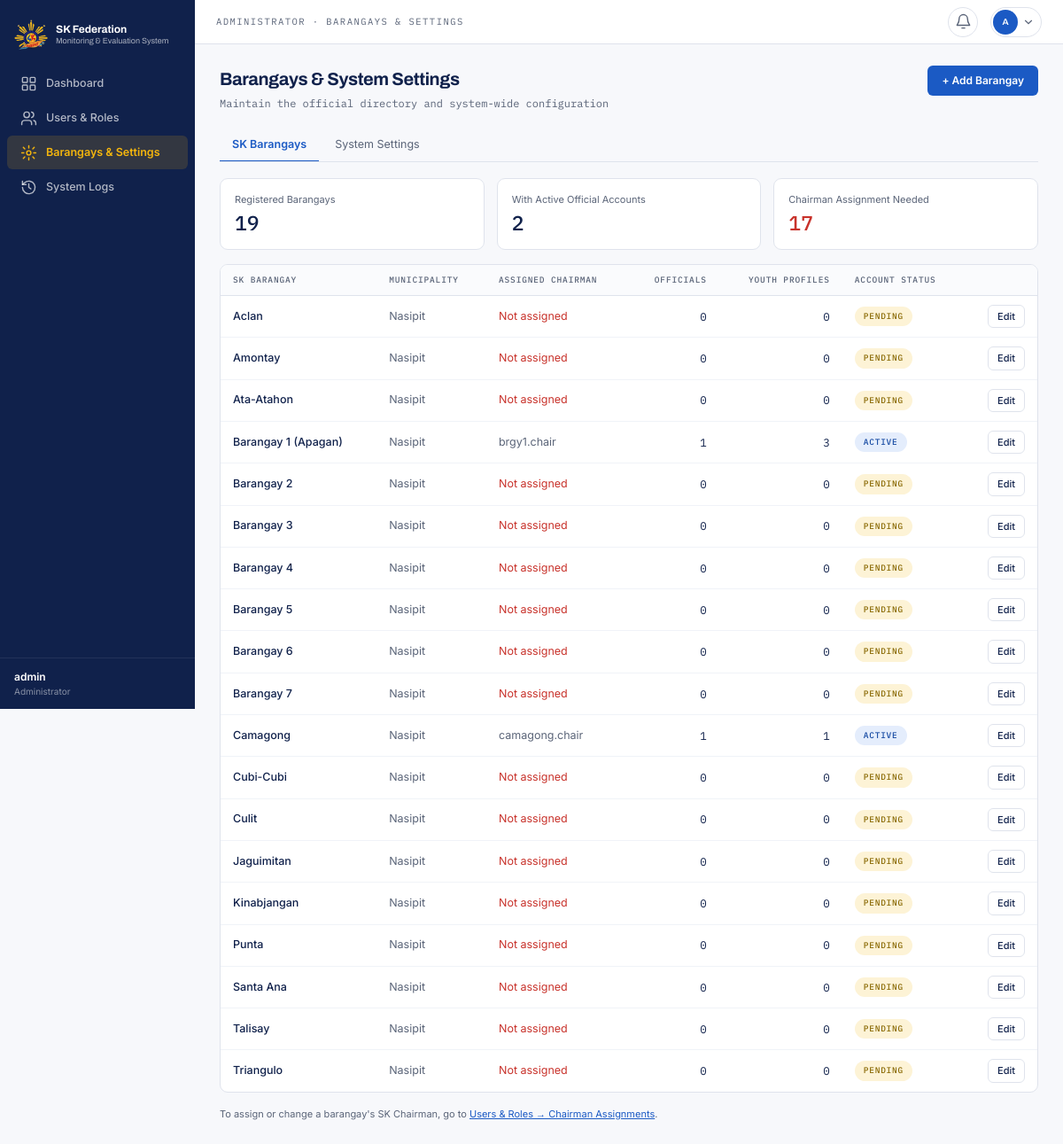
Screenshot of /admin/barangays.php (signed in) with the database file from the repository.
### tables this page shows
CREATE TABLE users (
  user_id              INT(11)      NOT NULL AUTO_INCREMENT,
  role_id              INT(11)      NOT NULL,
  barangay_id          INT(11)      DEFAULT NULL,
  verified_by          INT(11)      DEFAULT NULL,
  username             VARCHAR(50)  NOT NULL,
  email                VARCHAR(150) NOT NULL,
  password_hash        VARCHAR(255) NOT NULL,
  verification_status  VARCHAR(20)  NOT NULL DEFAULT 'pending',
  date_verified        DATETIME     DEFAULT NULL,
  rejection_reason     VARCHAR(255) DEFAULT NULL,
  is_active            TINYINT(1)   NOT NULL DEFAULT 1,
  last_login           DATETIME     DEFAULT NULL,
  date_created         DATETIME     NOT NULL DEFAULT CURRENT_TIMESTAMP,
  PRIMARY KEY (user_id),
  UNIQUE KEY uq_users_username (username),
  UNIQUE KEY uq_users_email (email),
  KEY fk_users_role (role_id),
  KEY fk_users_barangay (barangay_id),
  KEY fk_users_verifier (verified_by),
  CONSTRAINT fk_users_role     FOREIGN KEY (role_id)     REFERENCES roles (role_id),
  CONSTRAINT fk_users_barangay FOREIGN KEY (barangay_id) REFERENCES barangays (barangay_id),
  CONSTRAINT fk_users_verifier FOREIGN KEY (verified_by) REFERENCES users (user_id),
  CONSTRAINT chk_users_status  CHECK (verification_status IN ('pending','verified','rejected'))
);

CREATE TABLE barangays (
  barangay_id    INT(11)      NOT NULL AUTO_INCREMENT,
  barangay_name  VARCHAR(100) NOT NULL,
  municipality   VARCHAR(100) NOT NULL DEFAULT 'Nasipit',
  chairman_id    INT(11)      DEFAULT NULL,    
  PRIMARY KEY (barangay_id),
  UNIQUE KEY uq_barangay (barangay_name, municipality),
  KEY fk_barangay_chairman (chairman_id),
  CONSTRAINT fk_barangay_chairman FOREIGN KEY (chairman_id) REFERENCES users (user_id) ON DELETE SET NULL
);

### config/database.php (called while the page is built, shortened)
<?php
function db(): PDO
{
    static $pdo = null;
    if ($pdo === null) {
        $dsn = 'mysql:host=' . DB_HOST . ';port=' . DB_PORT . ';dbname=' . DB_NAME . ';charset=utf8mb4';
        try {
            $pdo = new PDO($dsn, DB_USER, DB_PASS, [
                PDO::ATTR_ERRMODE            => PDO::ERRMODE_EXCEPTION,
                PDO::ATTR_DEFAULT_FETCH_MODE => PDO::FETCH_ASSOC,
                PDO::ATTR_EMULATE_PREPARES   => false,
            ]);
            $pdo->exec("SET time_zone = '+08:00'");
        } catch (PDOException $e) {
            http_response_code(500);
            error_log('Database connection failed: ' . $e->getMessage());
            exit('The database is not available. Check that MySQL is running in XAMPP and that database/schema.sql has been imported.');
        }
    }
    return $pdo;
}
function q(string $sql, array $params = []): PDOStatement
{
    $stmt = db()->prepare($sql);
    $stmt->execute($params);
    return $stmt;
}
function q_all(string $sql, array $params = []): array
{
    return q($sql, $params)->fetchAll();
}
function q_one(string $sql, array $params = []): ?array
{
    $row = q($sql, $params)->fetch();
    return $row === false ? null : $row;
}

### includes/auth.php (called while the page is built, shortened)
<?php
require_once __DIR__ . '/helpers.php';
function current_user(bool $refresh = false): ?array
{
    static $user = false;
    if ($user !== false && !$refresh) {
        return $user;
    }
    $user = null;
    if (!empty($_SESSION['user_id'])) {
        $row = q_one(
            'SELECT u.*, b.barangay_name, p.profile_id, p.full_name, p.date_encoded
               FROM users u
               LEFT JOIN barangays b ON b.barangay_id = u.barangay_id
               LEFT JOIN youth_profiles p ON p.user_id = u.user_id
              WHERE u.user_id = ?',
            [$_SESSION['user_id']]
        );
        if ($row && (int) $row['is_active'] === 1 && $row['verification_status'] === 'verified'
            && ((int) $row['role_id'] === ROLE_ADMIN || setting('maintenance_mode') !== '1')) {
            $user = $row;
        } else {
            $_SESSION = [];
        }
    }
    return $user;
}
function role(): int
{
    return (int) (current_user()['role_id'] ?? 0);
}
function display_name(?array $u = null): string
{
    $u = $u ?? current_user();
    return $u['full_name'] ?: $u['username'];
}
function home_url(int $role): string
{
    return [
        ROLE_ADMIN => 'admin/index.php',
        ROLE_FEDERATION => 'federation/index.php',
        ROLE_BARANGAY => 'barangay/index.php',
        ROLE_MEMBER => 'member/index.php',
    ][$role] ?? 'index.php';
}
function require_login(): array
{
    $user = current_user();
    return $user;
}
function require_role(int ...$roles): array
{
    $user = require_login();
    return $user;
}

### admin/barangays.php (the view, shortened to what this page needs)
<?php
require_role(ROLE_ADMIN);
$tab = get('tab') === 'settings' ? 'settings' : 'barangays';
$rows = q_all('SELECT b.*, u.username AS chairman, u.is_active AS chair_active,
                      (SELECT COUNT(*) FROM users x WHERE x.barangay_id = b.barangay_id AND x.role_id = ? AND x.is_active = 1) AS officials,
                      (SELECT COUNT(*) FROM youth_profiles y WHERE y.barangay_id = b.barangay_id) AS youth
                 FROM barangays b LEFT JOIN users u ON u.user_id = b.chairman_id ORDER BY b.barangay_name', [ROLE_BARANGAY]);
$activeAccounts = count(array_filter($rows, fn ($r) => (int) $r['officials'] > 0));
$needChair = count(array_filter($rows, fn ($r) => !$r['chairman_id']));
$nav = 'barangays';
require __DIR__ . '/../includes/header.php';
?>
<div class="page-head">
  <div>
    <h1 class="page-title">Barangays &amp; System Settings</h1>
    <div class="page-sub">Maintain the official directory and system-wide configuration</div>
  </div>
  <?php if ($tab === 'barangays'): ?><button class="btn btn-primary" data-open="dlg-brgy" data-fill='{"barangay_id":"0","barangay_name":"","municipality":"Nasipit"}'>+ Add Barangay</button><?php endif; ?>
</div>
<div class="tabs">
  <a class="tab<?= $tab === 'barangays' ? ' active' : '' ?>" href="?tab=barangays">SK Barangays</a>
  <a class="tab<?= $tab === 'settings' ? ' active' : '' ?>" href="?tab=settings">System Settings</a>
</div>
<?php if ($tab === 'barangays'): ?>
  <div class="grid grid-3 mb">
    <div class="card stat"><div class="stat-label">Registered Barangays</div><div class="stat-value"><?= count($rows) ?></div></div>
    <div class="card stat"><div class="stat-label">With Active Official Accounts</div><div class="stat-value"><?= $activeAccounts ?></div></div>
    <div class="card stat"><div class="stat-label">Chairman Assignment Needed</div><div class="stat-value<?= $needChair ? ' red' : '' ?>"><?= $needChair ?></div></div>
  </div>
  <div class="card table-wrap">
    <table class="table">
      <thead><tr><th>SK Barangay</th><th>Municipality</th><th>Assigned Chairman</th><th class="num">Officials</th><th class="num">Youth Profiles</th><th>Account Status</th><th></th></tr></thead>
      <tbody>
      <?php foreach ($rows as $r): ?>
        <tr>
          <td style="font-weight:500"><?= e($r['barangay_name']) ?></td>
          <td class="muted"><?= e($r['municipality']) ?></td>
          <td class="<?= $r['chairman'] ? 'muted' : 'red' ?>"><?= e($r['chairman'] ?: 'Not assigned') ?></td>
          <td class="num"><?= (int) $r['officials'] ?></td>
          <td class="num"><?= (int) $r['youth'] ?></td>
          <td><?= !$r['chairman_id'] ? pill('pending') : ((int) $r['chair_active'] ? pill('completed', 'Active') : pill('inactive')) ?></td>
          <td class="right"><button class="btn btn-secondary btn-sm" data-open="dlg-brgy" data-fill='<?= e(json_encode(['barangay_id' => $r['barangay_id'], 'barangay_name' => $r['barangay_name'], 'municipality' => $r['municipality']])) ?>'>Edit</button></td>
        </tr>
      <?php endforeach; ?>
      </tbody>
    </table>
  </div>
  <p class="muted small mt">To assign or change a barangay's SK Chairman, go to <a href="<?= e(url('admin/users.php?tab=roles')) ?>">Users &amp; Roles → Chairman Assignments</a>.</p>
<?php endif; ?>
<?php require __DIR__ . '/../includes/footer.php';

### includes/sidebar.php (shortened to what this page needs)
<?php
function nav_icon(string $name): string
{
    static $paths = [
        'dashboard' => '<rect x="3" y="3" width="7" height="7" rx="1"/><rect x="14" y="3" width="7" height="7" rx="1"/><rect x="3" y="14" width="7" height="7" rx="1"/><rect x="14" y="14" width="7" height="7" rx="1"/>',
        'people' => '<path d="M16 21v-2a4 4 0 0 0-4-4H6a4 4 0 0 0-4 4v2"/><circle cx="9" cy="7" r="4"/><path d="M22 21v-2a4 4 0 0 0-3-3.87M16 3.13a4 4 0 0 1 0 7.75"/>',
        'programs' => '<path d="M4 19.5A2.5 2.5 0 0 1 6.5 17H20"/><path d="M6.5 2H20v20H6.5A2.5 2.5 0 0 1 4 19.5v-15A2.5 2.5 0 0 1 6.5 2Z"/><path d="M8 7h8M8 11h6"/>',
        'calendar' => '<rect x="3" y="5" width="18" height="16" rx="2"/><path d="M16 3v4M8 3v4M3 10h18"/><path d="M8 14h.01M12 14h.01M16 14h.01M8 17h.01M12 17h.01"/>',
        'participation' => '<circle cx="12" cy="8" r="4"/><path d="M5.5 21a6.5 6.5 0 0 1 13 0M19 8l1.5 1.5L23 7"/>',
        'documents' => '<path d="M14 2H6a2 2 0 0 0-2 2v16a2 2 0 0 0 2 2h12a2 2 0 0 0 2-2V8Z"/><path d="M14 2v6h6M8 13h8M8 17h8"/>',
        'content' => '<path d="M4 4h16v13H7l-3 3Z"/><path d="M8 8h8M8 12h5"/>',
        'reports' => '<path d="M4 20V10M10 20V4M16 20v-7M22 20H2"/>',
        'qr' => '<rect x="3" y="3" width="7" height="7"/><rect x="14" y="3" width="7" height="7"/><rect x="3" y="14" width="7" height="7"/><path d="M14 14h3v3h-3zM18 18h3v3h-3zM18 14h3M14 18v3"/>',
        'inventory' => '<path d="m3 7 9-4 9 4-9 4Z"/><path d="m3 7 9 4 9-4v10l-9 4-9-4Z"/><path d="M12 11v10"/>',
        'budget' => '<rect x="3" y="5" width="18" height="15" rx="2"/><path d="M16 9h5v7h-5a3.5 3.5 0 0 1 0-7ZM7 5V3h10v2"/>',
        'verify' => '<path d="M20 6 9 17l-5-5"/>',
        'certificate' => '<circle cx="12" cy="8" r="5"/><path d="m8.5 12-1 9 4.5-2 4.5 2-1-9"/>',
        'settings' => '<circle cx="12" cy="12" r="3"/><path d="M12 2v3M12 19v3M4.2 4.2l2.1 2.1M17.7 17.7l2.1 2.1M2 12h3M19 12h3M4.2 19.8l2.1-2.1M17.7 6.3l2.1-2.1"/>',
        'logs' => '<path d="M3 12a9 9 0 1 0 3-6.7L3 8"/><path d="M3 3v5h5M12 7v5l3 2"/>',
        'announcements' => '<path d="m3 11 18-5v12L3 14Z"/><path d="m11.6 16.4.9 4.6H8l-1.4-6"/>',
        'feedback' => '<path d="M21 15a4 4 0 0 1-4 4H8l-5 3V7a4 4 0 0 1 4-4h10a4 4 0 0 1 4 4Z"/><path d="M8 9h8M8 13h5"/>',
        'scan' => '<path d="M3 7V4a1 1 0 0 1 1-1h3M17 3h3a1 1 0 0 1 1 1v3M21 17v3a1 1 0 0 1-1 1h-3M7 21H4a1 1 0 0 1-1-1v-3M7 12h10"/>',
        'bell' => '<path d="M18 8a6 6 0 0 0-12 0c0 7-3 7-3 9h18c0-2-3-2-3-9M10 21h4"/>',
    ];
    return '<svg width="19" height="19" viewBox="0 0 24 24" fill="none" stroke="currentColor" stroke-width="1.8" stroke-linecap="round" stroke-linejoin="round" aria-hidden="true">' . ($paths[$name] ?? '') . '</svg>';
}
function nav_groups(int $role): array
{
    switch ($role) {
        case ROLE_ADMIN:
            return [
                ['', [['dashboard', 'Dashboard', 'admin/index.php', 'dashboard'],
                      ['users', 'Users & Roles', 'admin/users.php', 'people'],
                      ['barangays', 'Barangays & Settings', 'admin/barangays.php', 'settings'],
                      ['logs', 'System Logs', 'admin/logs.php', 'logs']]],
            ];
    }
    return [];
}
$__groups = nav_groups(role());
?>
<nav class="nav-rail" id="nav-rail" aria-label="Main navigation">
  <a class="nav-brand" href="<?= e(url(home_url(role()))) ?>">
    <img src="<?= e(asset('img/sk-federation-logo.png')) ?>" alt="SK Federation Nasipit logo" width="38" height="38">
    <span>
      <strong>SK Federation</strong>
      <small>Monitoring &amp; Evaluation System</small>
    </span>
  </a>
  <div class="nav-groups">
    <?php foreach ($__groups as [$__label, $__items]): ?>
      <div class="nav-group">
        <?php foreach ($__items as [$__id, $__text, $__href, $__icon]): ?>
          <a class="nav-item<?= ($nav ?? '') === $__id ? ' active' : '' ?>" href="<?= e(url($__href)) ?>"<?= ($nav ?? '') === $__id ? ' aria-current="page"' : '' ?>>
            <span class="nav-icon"><?= nav_icon($__icon) ?></span><span><?= e($__text) ?></span>
          </a>
        <?php endforeach; ?>
      </div>
    <?php endforeach; ?>
  </div>
  <div class="nav-foot">
    <div class="nav-foot-name"><?= e(display_name()) ?></div>
    <div class="nav-foot-role"><?= e(ROLE_LABELS[role()] ?? '') ?><?= current_user()['barangay_name'] ? ' · ' . e(current_user()['barangay_name']) : '' ?></div>
  </div>
</nav>

### includes/helpers.php (shortened to what this page needs)
<?php
require_once __DIR__ . '/../config/database.php';
function e($value): string
{
    return htmlspecialchars((string) ($value ?? ''), ENT_QUOTES | ENT_SUBSTITUTE, 'UTF-8');
}
function url(string $path = ''): string
{
    return BASE_URL . '/' . ltrim($path, '/');
}
function asset(string $path): string
{
    $file = APP_ROOT . '/assets/' . $path;
    $v = is_file($file) ? filemtime($file) : 0;
    return url('assets/' . $path) . '?v=' . $v;
}
function pill(?string $status, ?string $label = null): string
{
    $s = strtolower((string) $status);
    $map = [
        'pending' => 'amber', 'draft' => 'gray', 'ongoing' => 'amber', 'incomplete' => 'amber', 'low stock' => 'amber', 'on loan' => 'amber',
        'approved' => 'green', 'verified' => 'green', 'complete' => 'green', 'completed' => 'blue', 'available' => 'blue', 'returned item' => 'green',
        'evaluated' => 'navy', 'submitted' => 'green', 'eligible' => 'green', 'open' => 'green', 'replied' => 'green', 'present' => 'green',
        'returned' => 'red', 'rejected' => 'red', 'declined' => 'red', 'out of stock' => 'red', 'cancelled' => 'red', 'not eligible' => 'red', 'closed' => 'gray', 'inactive' => 'red',
        'planned' => 'outline',
    ];
    $colour = $map[$s] ?? 'gray';
    return '<span class="pill pill-' . $colour . '">' . e($label ?? $status) . '</span>';
}
function get(string $key, $default = '')
{
    $v = $_GET[$key] ?? $default;
    return is_string($v) ? trim($v) : $default;
}

### rows the page displays
users: username "admin", role "Administrator"
barangays: barangay_name "Aclan", municipality "Nasipit", chairman "Not assigned", officials "0", youth "0", label "PENDING"
barangays: barangay_name "Amontay", municipality "Nasipit", chairman "Not assigned", officials "0", youth "0", label "PENDING"
barangays: barangay_name "Ata-Atahon", municipality "Nasipit", chairman "Not assigned", officials "0", youth "0", label "PENDING"
barangays: barangay_name "Barangay 1 (Apagan)", municipality "Nasipit", chairman.username "brgy1.chair", officials "1", youth "3", label "ACTIVE"
barangays: barangay_name "Barangay 2", municipality "Nasipit", chairman "Not assigned", officials "0", youth "0", label "PENDING"
barangays: barangay_name "Barangay 3", municipality "Nasipit", chairman "Not assigned", officials "0", youth "0", label "PENDING"
barangays: barangay_name "Barangay 4", municipality "Nasipit", chairman "Not assigned", officials "0", youth "0", label "PENDING"
barangays: barangay_name "Barangay 5", municipality "Nasipit", chairman "Not assigned", officials "0", youth "0", label "PENDING"
barangays: barangay_name "Barangay 6", municipality "Nasipit", chairman "Not assigned", officials "0", youth "0", label "PENDING"
barangays: barangay_name "Barangay 7", municipality "Nasipit", chairman "Not assigned", officials "0", youth "0", label "PENDING"
barangays: barangay_name "Camagong", municipality "Nasipit", chairman.username "camagong.chair", officials "1", youth "1", label "ACTIVE"
barangays: barangay_name "Cubi-Cubi", municipality "Nasipit", chairman "Not assigned", officials "0", youth "0", label "PENDING"
barangays: barangay_name "Culit", municipality "Nasipit", chairman "Not assigned", officials "0", youth "0", label "PENDING"
barangays: barangay_name "Jaguimitan", municipality "Nasipit", chairman "Not assigned", officials "0", youth "0", label "PENDING"
barangays: barangay_name "Kinabjangan", municipality "Nasipit", chairman "Not assigned", officials "0", youth "0", label "PENDING"
barangays: barangay_name "Punta", municipality "Nasipit", chairman "Not assigned", officials "0", youth "0", label "PENDING"
barangays: barangay_name "Santa Ana", municipality "Nasipit", chairman "Not assigned", officials "0", youth "0", label "PENDING"
barangays: barangay_name "Talisay", municipality "Nasipit", chairman "Not assigned", officials "0", youth "0", label "PENDING"
barangays: barangay_name "Triangulo", municipality "Nasipit", chairman "Not assigned", officials "0", youth "0", label "PENDING"

### other values shown
$__text "Dashboard"
$__text "Users & Roles"
$__text "Barangays & Settings"
$__text "System Logs"
$crumb "ADMINISTRATOR · BARANGAYS & SETTINGS"
initials(display_name()) "A"
count($rows) "19"
$activeAccounts "2"
$needChair "17"
